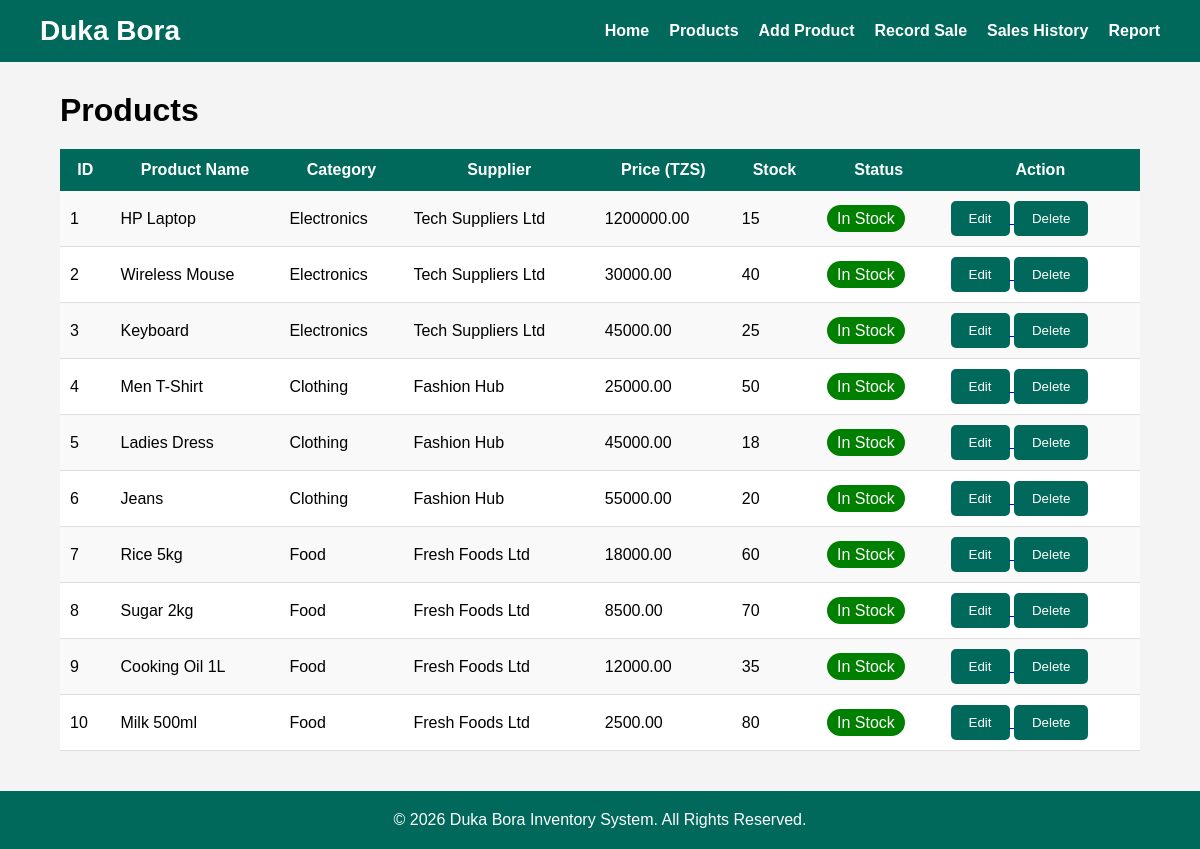
/products.php, run on the app's committed database.
### tables this page shows
CREATE TABLE products (
    product_id INT AUTO_INCREMENT PRIMARY KEY,
    name VARCHAR(150) NOT NULL,
    category_id INT NOT NULL,
    supplier_id INT NOT NULL,
    price DECIMAL(10,2) NOT NULL CHECK (price > 0),
    stock_qty INT NOT NULL DEFAULT 0 CHECK (stock_qty >= 0),
    created_at TIMESTAMP DEFAULT CURRENT_TIMESTAMP,

    FOREIGN KEY (category_id)
        REFERENCES categories(category_id),

    FOREIGN KEY (supplier_id)
        REFERENCES suppliers(supplier_id)
);

CREATE TABLE categories (
    category_id INT AUTO_INCREMENT PRIMARY KEY,
    category_name VARCHAR(100) NOT NULL UNIQUE
);

CREATE TABLE suppliers (
    supplier_id INT AUTO_INCREMENT PRIMARY KEY,
    supplier_name VARCHAR(100) NOT NULL,
    phone VARCHAR(20) NOT NULL,
    location VARCHAR(100) NOT NULL
);

### products.php (the view, shortened to what this page needs)
<?php
include "includes/config.php";
?>
<!DOCTYPE html>
<html lang="en">
<head>
<link rel="stylesheet" href="css/style.css">
</head>
<body>
<?php include "includes/nav.php"; ?>
<div class="container">
<h1>Products</h1>
<table>
<tr>
<th>ID</th>
<th>Product Name</th>
<th>Category</th>
<th>Supplier</th>
<th>Price (TZS)</th>
<th>Stock</th>
<th>Status</th>
<th>Action</th>
</tr>
<?php
$sql = "SELECT
products.product_id,
products.name,
categories.category_name,
suppliers.supplier_name,
products.price,
products.stock_qty
FROM products
JOIN categories
ON products.category_id = categories.category_id
JOIN suppliers
ON products.supplier_id = suppliers.supplier_id
ORDER BY products.product_id ASC";
$result = mysqli_query($conn,$sql);
while($row=mysqli_fetch_assoc($result))
{
echo "<tr>";
echo "<td>".$row['product_id']."</td>";
echo "<td>".$row['name']."</td>";
echo "<td>".$row['category_name']."</td>";
echo "<td>".$row['supplier_name']."</td>";
echo "<td>".$row['price']."</td>";
echo "<td>".$row['stock_qty']."</td>";
if($row['stock_qty']>=10)
{
echo "<td><span class='in-stock'>In Stock</span></td>";
}
elseif($row['stock_qty']>0)
{
echo "<td><span class='low-stock'>Low Stock</span></td>";
}
else
{
echo "<td><span class='out-stock'>Out of Stock</span></td>";
}
echo "<td>
<a href='edit_product.php?id=".$row['product_id']."'>
<button>Edit</button>
</a>
<a href='delete_product.php?id=".$row['product_id']."'>
<button>Delete</button>
</a>
</td>";
echo "</tr>";
}
?>
</table>
</div>
<?php include "includes/footer.php"; ?>
</body>
</html>

### includes/nav.php
<nav>
    <h2>Duka Bora</h2>
    <ul>
        <li><a href="index.php">Home</a></li>
        <li><a href="products.php">Products</a></li>
        <li><a href="add_product.php">Add Product</a></li>
        <li><a href="record_sale.php">Record Sale</a></li>
        <li><a href="sales_history.php">Sales History</a></li>
        <li><a href="report.php">Report</a></li>
    </ul>
</nav>

### includes/footer.php
<footer>
    <p>&copy; <?php echo date("Y"); ?> Duka Bora Inventory System. All Rights Reserved.</p>
</footer>

### css/style.css (style rules this page uses)
* { margin:0; padding:0; box-sizing:border-box; font-family:Arial, Helvetica, sans-serif; }
body { background:#f4f4f4; }
nav { background:#00695c; color:white; padding:15px 40px; display:flex; justify-content:space-between; align-items:center; }
nav h2 { font-size:28px; }
nav ul { list-style:none; display:flex; }
nav ul li { margin-left:20px; }
nav ul li a { color:white; text-decoration:none; font-weight:bold; }
.container { width:90%; margin:30px auto; }
button { background:#00695c; color:white; border:none; padding:10px 18px; border-radius:5px; cursor:pointer; }
table { width:100%; border-collapse:collapse; background:white; margin-top:20px; }
table th { background:#00695c; color:white; padding:12px; }
table td { padding:10px; border-bottom:1px solid #ddd; }
table tr:nth-child(even) { background:#f9f9f9; }
.in-stock { background:green; color:white; padding:5px 10px; border-radius:20px; }
footer { text-align:center; padding:20px; margin-top:40px; background:#00695c; color:white; }

### data on the page
products: product_id "1", name "HP Laptop", category.category_name "Electronics", supplier.supplier_name "Tech Suppliers Ltd", price "1200000.00", stock_qty "15", shows "In Stock"
products: product_id "2", name "Wireless Mouse", category.category_name "Electronics", supplier.supplier_name "Tech Suppliers Ltd", price "30000.00", stock_qty "40", shows "In Stock"
products: product_id "3", name "Keyboard", category.category_name "Electronics", supplier.supplier_name "Tech Suppliers Ltd", price "45000.00", stock_qty "25", shows "In Stock"
products: product_id "4", name "Men T-Shirt", category.category_name "Clothing", supplier.supplier_name "Fashion Hub", price "25000.00", stock_qty "50", shows "In Stock"
products: product_id "5", name "Ladies Dress", category.category_name "Clothing", supplier.supplier_name "Fashion Hub", price "45000.00", stock_qty "18", shows "In Stock"
products: product_id "6", name "Jeans", category.category_name "Clothing", supplier.supplier_name "Fashion Hub", price "55000.00", stock_qty "20", shows "In Stock"
products: product_id "7", name "Rice 5kg", category.category_name "Food", supplier.supplier_name "Fresh Foods Ltd", price "18000.00", stock_qty "60", shows "In Stock"
products: product_id "8", name "Sugar 2kg", category.category_name "Food", supplier.supplier_name "Fresh Foods Ltd", price "8500.00", stock_qty "70", shows "In Stock"
products: product_id "9", name "Cooking Oil 1L", category.category_name "Food", supplier.supplier_name "Fresh Foods Ltd", price "12000.00", stock_qty "35", shows "In Stock"
products: product_id "10", name "Milk 500ml", category.category_name "Food", supplier.supplier_name "Fresh Foods Ltd", price "2500.00", stock_qty "80", shows "In Stock"
